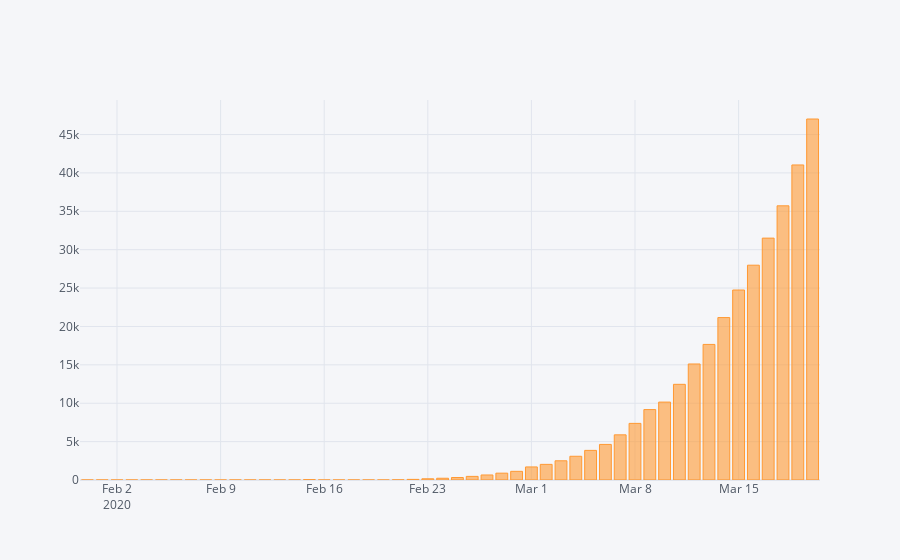

Notebook code cell kept with this figure:
### Code cell
dbd_Italy.iplot(kind='bar',x='Date',y='Total Cases')

### Figure 1 — Plotly figure (JSON) as saved in the notebook; plotly's stock layout.template omitted (floating-point values rounded to 4 significant figures)
{"data": [{"marker": {"color": "rgba(255, 153, 51, 0.6)", "line": {"color": "rgba(255, 153, 51, 1.0)", "width": 1}}, "name": "Total Cases", "orientation": "v", "text": "", "type": "bar", "x": ["2020-01-31", "2020-02-01", "2020-02-02", "2020-02-03", "2020-02-04", "2020-02-05", "2020-02-06", "2020-02-07", "2020-02-08", "2020-02-09", "2020-02-10", "2020-02-11", "2020-02-12", "2020-02-13", "2020-02-14", "2020-02-15", "2020-02-15", "2020-02-16", "2020-02-17", "2020-02-18", "2020-02-19", "2020-02-20", "2020-02-21", "2020-02-22", "2020-02-23", "2020-02-24", "2020-02-25", "2020-02-26", "2020-02-27", "2020-02-28", "2020-02-29", "2020-03-01", "2020-03-02", "2020-03-03", "2020-03-04", "2020-03-05", "2020-03-06", "2020-03-07", "2020-03-08", "2020-03-09", "2020-03-10", "2020-03-11", "2020-03-12", "2020-03-13", "2020-03-14", "2020-03-15", "2020-03-16", "2020-03-17", "2020-03-18", "2020-03-19", "2020-03-20"], "y": [2, 2, 2, 2, 2, 2, 3, 3, 3, 3, 3, 3, 3, 3, 3, 3, 3, 3, 3, 3, 3, 3, 20, 79, 157, 229, 323, 470, 655, 889, 1128, 1701, 2036, 2502, 3089, 3858, 4636, 5883, 7375, 9172, 10149, 12462, 15113, 17660, 21157, 24747, 27980, 31506, 35713, 41035, 47021]}], "layout": {"legend": {"bgcolor": "#F5F6F9", "font": {"color": "#4D5663"}}, "paper_bgcolor": "#F5F6F9", "plot_bgcolor": "#F5F6F9", "title": {"font": {"color": "#4D5663"}}, "xaxis": {"gridcolor": "#E1E5ED", "showgrid": true, "tickfont": {"color": "#4D5663"}, "title": {"font": {"color": "#4D5663"}, "text": ""}, "zerolinecolor": "#E1E5ED"}, "yaxis": {"gridcolor": "#E1E5ED", "showgrid": true, "tickfont": {"color": "#4D5663"}, "title": {"font": {"color": "#4D5663"}, "text": ""}, "zerolinecolor": "#E1E5ED"}}}
